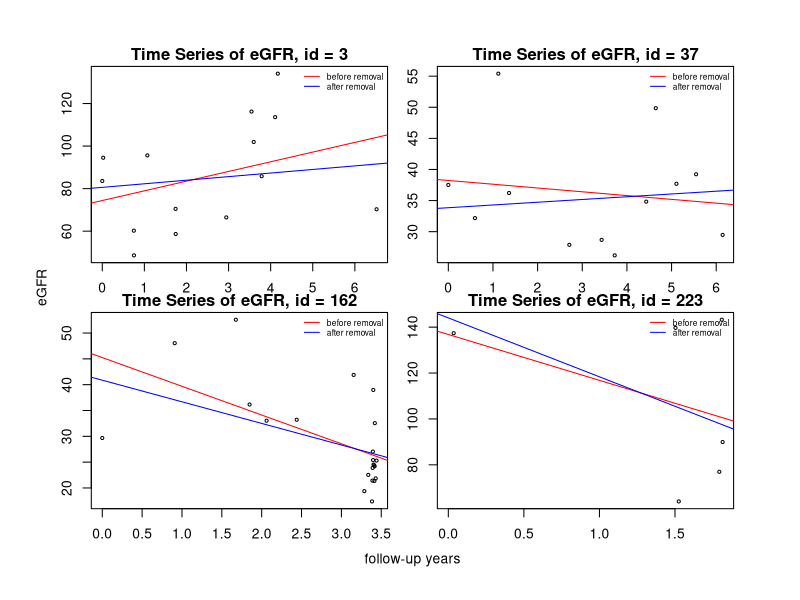
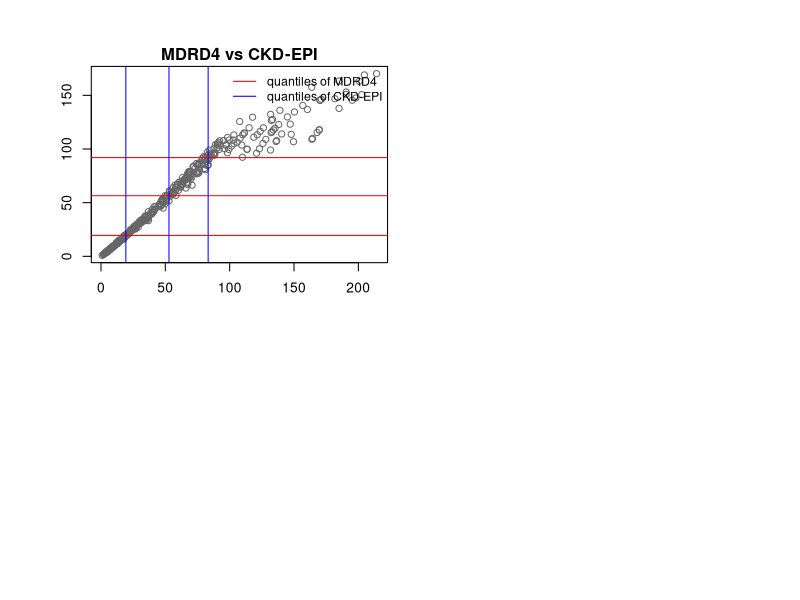
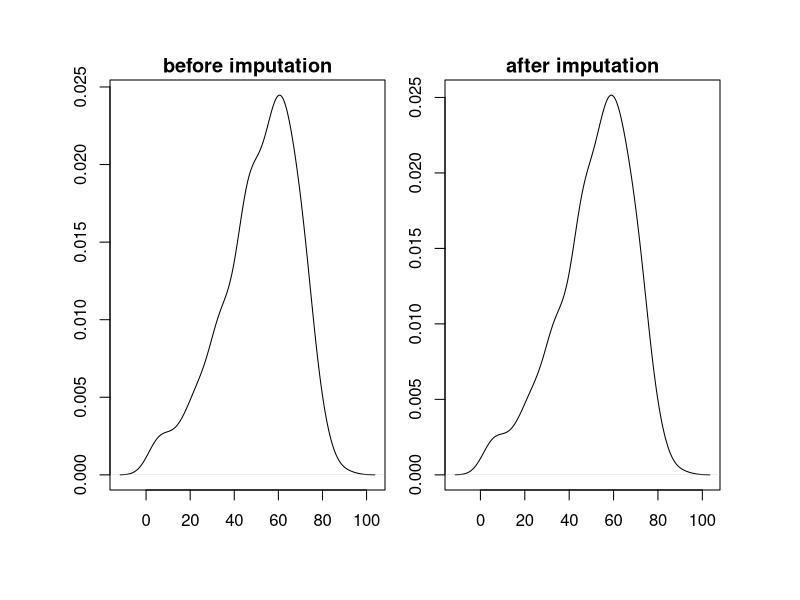
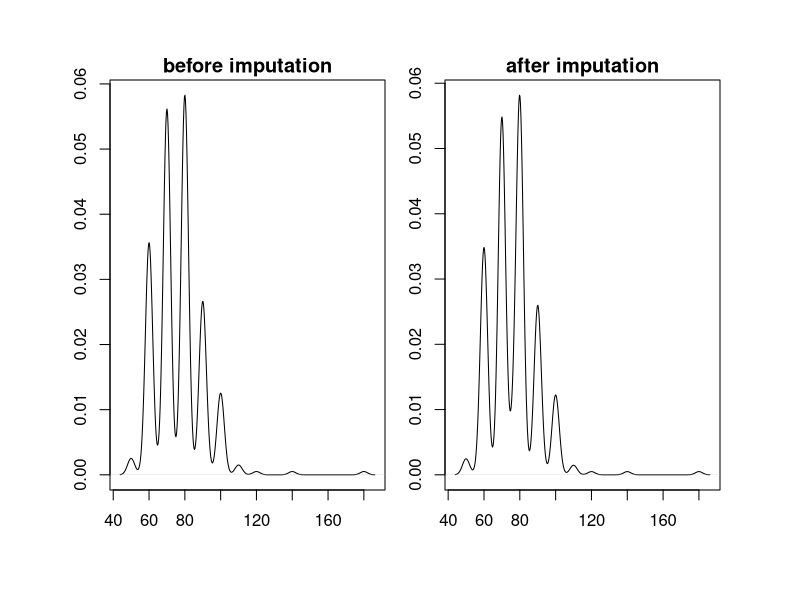
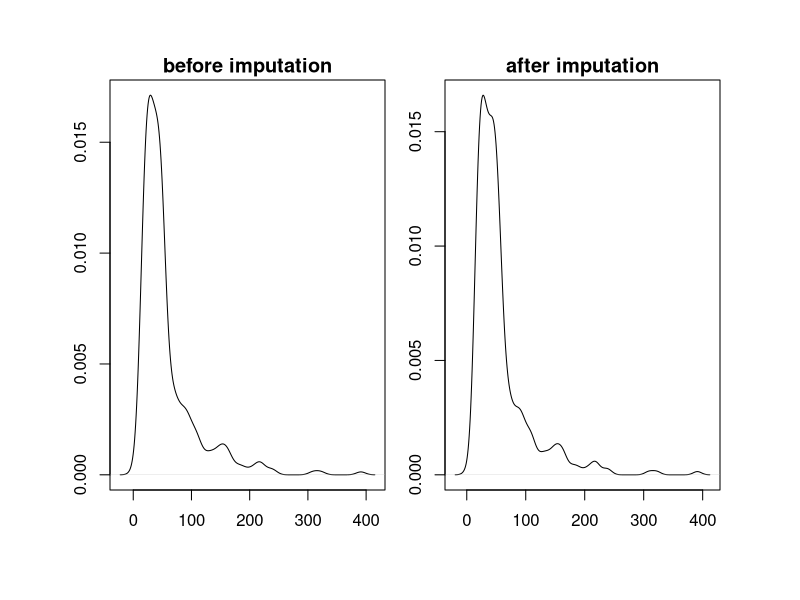
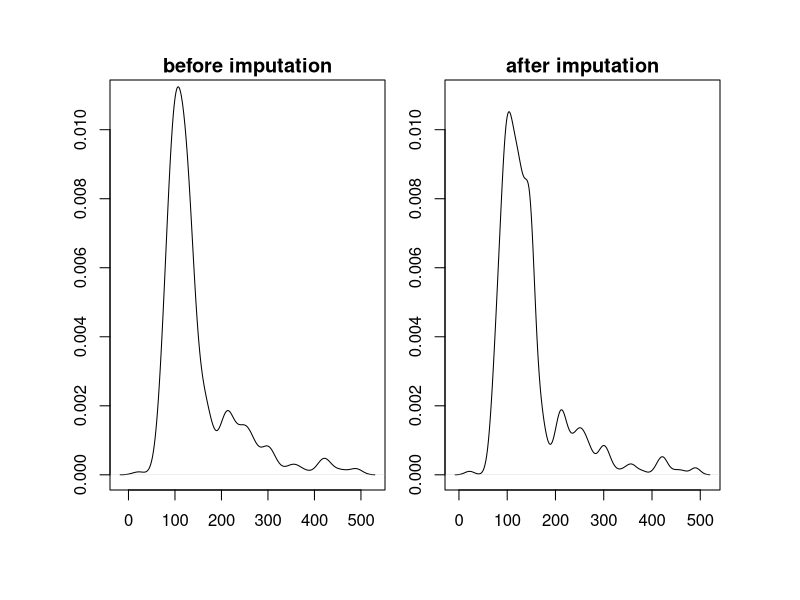
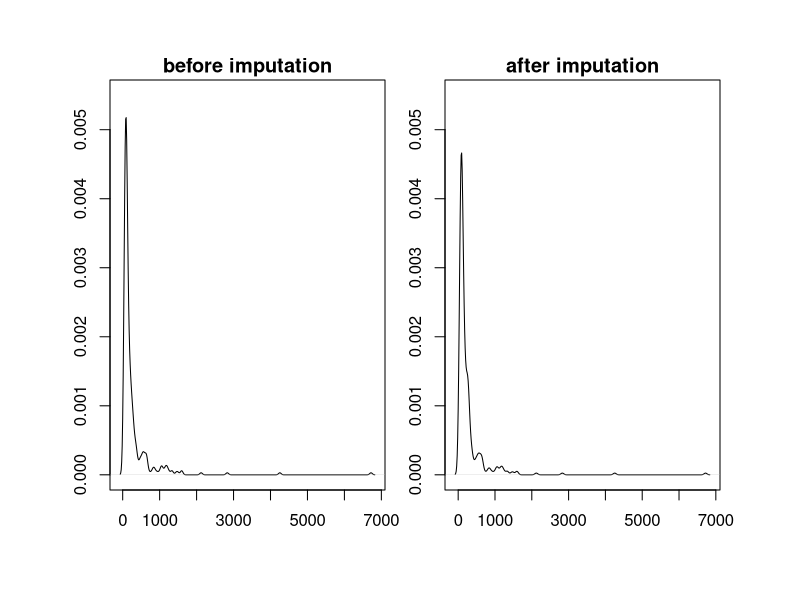
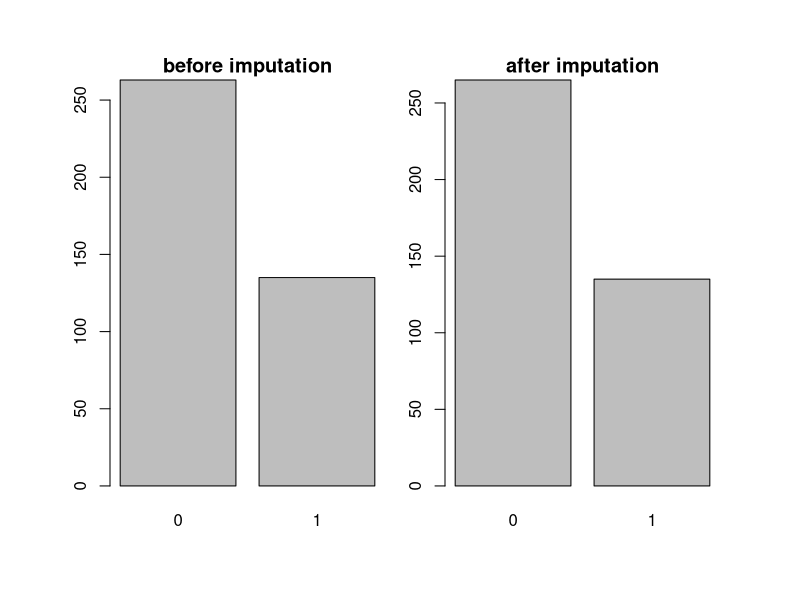

Here is the R script that generated these plots, in order:
## ---- chunk 1
knitr::opts_chunk$set(echo=TRUE)
Sys.setlocale("LC_ALL", "English")
library(data.table)
library(dplyr)
library(pROC)
library(caret)
## ---- chunk 2
v1 <- (read.csv("data_assignment1/1_longegfr1.csv"))
v2 <- (read.csv("data_assignment1/1_longegfr2.csv"))

#merging two dataset by id and follow-up years
data <- merge(v1, v2, by = c("id", "fu.years"), 
              by.y = c("ID", "fu.years"), all = TRUE)
data <- setDT(data)

head(data, 10)
## ---- chunk 3
#initialising the vector to contain the average eGFR and length of follow-up
meanegfr <- lengthoffu <- c()
for(i in seq(1:length(unique(data[,id])))){
  #calculating the average eGFR by id
  patientmean <- mean(data[data$id==i]$egfr)
  #calculating the length of follow-up by id
  followup <- max(data[data$id==i]$fu.years)
  #storing into the intialised empty vectors
  meanegfr <- c(meanegfr, patientmean)
  lengthoffu <- c(lengthoffu, followup)
}

#tabulating the average eGFR and length of follow-up
mean.length <- data.frame(id = unique(data[,id]), meanegfr, lengthoffu)

head(mean.length, 10)

#tabulating the number of patients with average eGFR in the given ranges
table(cut(meanegfr, c(0,15,30,60,90, max(meanegfr, na.rm=TRUE))))
#computing the numbers of patients with missing average eGFR
cat("number of patients with missing average eGFR:", sum(is.na(meanegfr)))
## ---- chunk 4
#storing the index that has the average eGFR greater than 90
idx <- c()
for (i in meanegfr){
  if(is.na(i) == FALSE){
    if(i > 90){idx <- c(idx, which(meanegfr == i))}
  }
}

#extracting those selected indexes from above
data90max <- data[id %in% idx]

data90max <- data90max %>%
  # Counting the number of eGFR measurements
  .[, no.eGFR := NROW(egfr), by = id] %>%
  # Computing the average eGFR by id
  .[, average.eGFR := mean(egfr, na.rm = TRUE), by = id] %>%
  group_by(id) %>%
  # Computing the time of last eGFR reading by id
  top_n(1, fu.years) %>% 
  # removing egfr columns
  select(-egfr) 

data90max <- as.data.table(data90max)
#setting orders given by the question
setcolorder(data90max, c("id", "sex", "baseline.age", "average.eGFR",
                         "fu.years", "no.eGFR"))

head(data90max, 15)
## ---- chunk 5
par(mfrow = c(2,2), mar = c(1.5,1.5,1.5,1.5), oma = c(4,4,2.5,2.5))
for (i in c(3, 37, 162, 223)){
  #storing new data table that contains the selected id
  patientdata <- data[data$id == i]
  patientdata
  #fiting the time series model of eGFR
  fit1 <- lm(egfr ~ fu.years, data = patientdata)
  #95% confidence interval of the regression coefficients 
  cat("95% confidence interval of fit1 and fit2 when id =", i, "\n")
  print(confint(fit1))
  #removing the extreme eGFR values
  newdata <- patientdata %>% 
    #arranging by ascending order to find the minima and maxima
    arrange(egfr) %>% 
    na.omit() %>%
    #removing the two extreme values
    slice(2:(n() - 1))
  #fiting the time series model of eGFR after removal of extremas
  fit2 <- lm(egfr ~ fu.years, data = newdata)
  #95% confidence interval of the regression coefficients 
  print(confint(fit2))
  #scatter plot and the two fitted line or separate regressions
  #scatter plot
  plot(patientdata$fu.years, patientdata$egfr,
       main = paste("Time Series of eGFR, id =", i), cex = 0.5)
  #fitted lines of the regressions
  abline(fit1, col="red")
  abline(fit2, col="blue")
  legend("topright", legend = c("before removal", "after removal"),
         col = c("red", "blue"), lty = 1, cex = 0.6, bty = "n")
}
title(xlab = "follow-up years",
      ylab = "eGFR",
      outer = TRUE, line = 1)
## ---- chunk 6
scr <- setDT(read.csv("data_assignment1/2_scr.csv"))
summary(scr$scr)

for (i in seq(1:nrow(scr))){
  #we first only consider the values that are not missing
  if (is.na(scr$scr[i])==FALSE){
    # we then consider for the values that are greater than 0.4 * 88.42
    if (scr$scr[i] > min(na.omit(scr$scr)*88.42)){
      # converting from µmol/L to mg/dL
      scr$scr[i] <- scr$scr[i]/88.42
    }
  }
}

summary(scr$scr)
## ---- chunk 7
#computing MDRD4
#removing missing values
scr.mdrd <- scr %>% copy() %>% na.omit() %>%
  #equating into the equation
  .[, mdrd4:= 175 * scr^(-1.154) * age^(-0.203)] %>%
  #special case for sex = Female
  .[, mdrd4:= ifelse(sex == "Female", mdrd4 * 0.742, mdrd4)] %>%
  #special case for ethnic = Black
  .[, mdrd4:= ifelse(ethnic == "Black", mdrd4 * 1.212, mdrd4)]

head(scr.mdrd, 15)
## ---- chunk 8
#computing CKD_EPI
#removing missing values
scr.ckd <- scr %>% copy() %>% na.omit() %>%
  #computing the kappa for min and max
  .[, kappa := ifelse(sex=="Female", scr/0.7, scr/0.9)] %>%
  .[, minkappa := ifelse(kappa < 1, kappa, 1)] %>%
  .[, maxkappa := ifelse(kappa > 1, kappa, 1)] %>%
  #equating to the equation based on sex
  .[, ckd.epi := ifelse(sex=="Female",
    141 * (minkappa^(-0.329)) * (maxkappa^(-1.209)) * 
      0.993^(age) * 1.018, 
    141 * (minkappa^(-0.411)) * (maxkappa^(-1.209)) *
      0.993^(age))] %>%
  #special case for ethnic = Black
  .[, ckd.epi:= ifelse(ethnic == "Black", ckd.epi*1.159, ckd.epi)]

head(scr.ckd, 15)
## ---- chunk 9
#computing mean and standard deviation of MDRD4
cat("The mean of MDRD4 :", 
    round(mean(scr.mdrd$mdrd4, na.rm = TRUE), 2), 
    "| The standard deviation of MDRD4 :", 
    round(sd(scr.mdrd$mdrd4, na.rm = TRUE),2),
    "\n")
#computing mean and standard deviation of CKD-EPI
cat("The mean of CKD-EPI :", 
    round(mean(scr.ckd$ckd.epi, na.rm = TRUE),2), 
    "| The standard deviation of CKD-EPI :", 
    round(sd(scr.ckd$ckd.epi, na.rm = TRUE),2),
    "\n")

#computing the correlation between MDRD4 and CKD-EPI
cat("The Pearson correlation coefficient is " ,
    round(cor(scr.mdrd$mdrd4, scr.ckd$ckd.epi),2))
## ---- chunk 10
#computing the quantities according to strata of MDRD4
table(cut(scr.mdrd$mdrd4, c(0, 60, 90, max(scr.mdrd$mdrd4, na.rm = TRUE))))
#defining the index for each strata
idx1 <- which(cut(scr.mdrd$mdrd4, 
                  c(0, 60, 90, max(scr.mdrd$mdrd4, na.rm = TRUE)))=="(0,60]")
idx2 <- which(cut(scr.mdrd$mdrd4, 
                  c(0, 60, 90, max(scr.mdrd$mdrd4, na.rm = TRUE)))=="(60,90]")
idx3 <- which(cut(scr.mdrd$mdrd4, 
                  c(0, 60, 90, max(scr.mdrd$mdrd4, na.rm = TRUE)))==
                paste0("(90,", floor(max(scr.mdrd$mdrd4, na.rm = TRUE)), "]"))
## ---- chunk 11
#computing the mean and standard deviation of each strata of MDRD4
cat("(0,60] strata of MDRD4\n", "mean:", 
    round(mean(scr.mdrd$mdrd4[idx1], na.rm = TRUE), 2), 
    "| standard deviation:", round(sd(scr.mdrd$mdrd4[idx1], na.rm = TRUE),2),
    "\n")

cat("(60,90] strata of MDRD4\n", "mean:", 
    round(mean(scr.mdrd$mdrd4[idx2], na.rm = TRUE), 2), 
    "| standard deviation:", round(sd(scr.mdrd$mdrd4[idx2], na.rm = TRUE),2),
    "\n")

cat(paste0("(90,", floor(max(scr.mdrd$mdrd4, na.rm = TRUE)), 
           "] strata of MDRD4\n"), 
    "mean:", round(mean(scr.mdrd$mdrd4[idx3], na.rm = TRUE), 2), 
    "| standard deviation:", round(sd(scr.mdrd$mdrd4[idx3], na.rm = TRUE),2),
    "\n")
## ---- chunk 12
#computing the quantiles for MDRD4
firstmdrd <- quantile(scr.mdrd$mdrd4)[2]
secondmdrd <- quantile(scr.mdrd$mdrd4)[3]
thirdmdrd <- quantile(scr.mdrd$mdrd4)[4]

#computing the quantiles for CKD-EPI
firstckd <- quantile(scr.ckd$ckd.epi)[2]
secondckd <- quantile(scr.ckd$ckd.epi)[3]
thirdckd <- quantile(scr.ckd$ckd.epi)[4]

#scatter plot of MDRD vs CKD-EPI
plot(scr.mdrd$mdrd4, scr.ckd$ckd.epi,
     main = "MDRD4 vs CKD-EPI", xlab="MDRD4", ylab = "CKD-EPI", col = "grey40")

#adding the quantiles of MDRD4
abline(h = firstckd, col = "red")
abline(h = secondckd, col = "red")
abline(h = thirdckd, col = "red")

#adding the quantiles of CKD-EPI
abline(v = firstmdrd, col = "blue")
abline(v = secondmdrd, col = "blue")
abline(v = thirdmdrd, col = "blue")

legend("topright", legend = c("quantiles of MDRD4", "quantiles of CKD-EPI"),
         col = c("red", "blue"), lty = 1, cex = 0.9, bty = "n")

## ---- chunk 13
cohort <- read.csv("data_assignment1/3_cohort.csv")
lab1 <- read.csv("data_assignment1/3_lab1.csv")
linker <- read.csv("data_assignment1/3_linker.csv")

#merging lab1 with linker based on LABID
cohort.dt <- merge(linker, lab1, by = "LABID", all = TRUE)
#merging cohort and lab1 using linker based on id
cohort.dt <- setDT(merge(cohort, cohort.dt, by = c("id"), 
                         sort = FALSE, all = TRUE))

#converting albumin field to a factor with ordering
# cohort.dt[, diabetes := factor(diabetes)]
cohort.dt[, albumin := factor(albumin, levels = c("normo", "micro", "macro"))]
levels(cohort.dt$albumin) <- c(1, 2, 3)

head(cohort.dt, 10)
## ---- chunk 14
                 #assertive check of the id field
assertcheck <- c(identical(cohort.dt$id, linker$id),
                 identical(cohort.dt$id, cohort$id),
                 #assertive check of the year of birth field
                 identical(cohort.dt$yob.x, cohort$yob),
                 identical(cohort.dt$yob.y, cohort$yob),
                 identical(cohort.dt$yob.x, lab1$yob),
                 identical(cohort.dt$yob.y, lab1$yob),
                 #assertive check of the LABID field
                 identical(cohort.dt$LABID, lab1$LABID),
                 identical(cohort.dt$LABID, linker$LABID))

cat("Out of 8 assertive checks, we have", sum(assertcheck), "passed")
## ---- chunk 15
cohort.dt <- cohort.dt %>% 
  #ensuring only one year of birth field
  .[, !"yob.y"] %>% 
  #removing LABID field
  .[, !"LABID"] %>% 
  rename(yob = yob.x)

head(cohort.dt, 10)
## ---- chunk 16
#imputation of the missing value for age
cohort.impute <- cohort.dt %>% copy() %>%
  .[, yob := floor(yob)] %>%
  .[, age := ifelse(is.na(age), 2022 - yob, age)]

#defining function for mean imputation
impute.to.mean <- function(x) {
  #check if numeric/integer columns
  if (is.numeric(x) || is.integer(x)){
    #find which values are missing
    na.idx <- is.na(x)
    #replace NAs with the mean values
    x[na.idx] <- mean(x, na.rm = TRUE)
    }#return the vector with imputed values
  return(x)
}
#performing mean imputation
numcols <- c("bp", "urea", "creatinine", "glucose")
# numcols <- cohort.impute %>% select_if(is.numeric) %>% colnames
cohort.impute <- cohort.impute %>%
  .[, (numcols) := lapply(.SD, impute.to.mean), .SDcols = numcols]

#defining a function to compute the mode
getmode <- function(v) {
   uniqv <- unique(v)
   uniqv[which.max(tabulate(match(v, uniqv)))]
}
#computing the mode of albumin
mode <- names(which.max(table(cohort.dt[, albumin])))

#imputation for categorical variables
cohort.impute <- cohort.impute %>%
  #imputation for diabetes
  .[, diabetes := ifelse(is.na(diabetes), 
                       getmode(cohort.dt$diabetes), 
                       diabetes)] %>%
  #imputation for albumin
  .[is.na(albumin), albumin := names(which.max(table(cohort.dt[, albumin])))]

head(cohort.impute, 55)
## ---- chunk 17
par(mfrow=c(1, 2))
plot(density(cohort.dt$age, na.rm = TRUE), main = "before imputation",
     xlab = "age")
plot(density(cohort.impute$age), main = "after imputation", xlab = "age")
## ---- chunk 18
par(mfrow=c(1, 2))
plot(density(cohort.dt$bp, na.rm = TRUE), main = "before imputation",
     xlab = "Blood Pressure")
plot(density(cohort.impute$bp), main = "after imputation",
     xlab = "Blood Pressure")
## ---- chunk 19
par(mfrow=c(1, 2))
plot(density(cohort.dt$urea, na.rm = TRUE), main = "before imputation", xlab = "Urea")
plot(density(cohort.impute$urea), main = "after imputation", xlab = "Urea")
## ---- chunk 20
par(mfrow=c(1, 2))
plot(density(cohort.dt$glucose, na.rm = TRUE), main = "before imputation",
     xlab = "Glucose", ylim=c(0,0.011))
plot(density(cohort.impute$glucose), main = "after imputation",
     xlab = "Glucose", ylim=c(0,0.011))
## ---- chunk 21
par(mfrow=c(1, 2))
plot(density(cohort.dt$creatinine, na.rm = TRUE), main = "before imputation",
     xlab = "Creatinine", ylim = c(0, 0.0055))
plot(density(cohort.impute$creatinine), main = "after imputation",
     xlab = "Creatinine", ylim = c(0, 0.0055))
## ---- chunk 22
par(mfrow=c(1, 2))
plot(factor(na.omit(cohort.dt$diabetes)), main = "before imputation", xlab = "Diabetes")
plot(factor(cohort.impute$diabetes), main = "after imputation", xlab = "Diabetes")
## ---- chunk 23
par(mfrow=c(1, 2))
plot(na.omit(cohort.dt$albumin), main = "before imputation",
     xlab = "Albumin", ylim = c(0, 250))
plot(cohort.impute$albumin, main = "after imputation",
     xlab = "Albumin", ylim = c(0, 250))
## ---- chunk 24
#computing the boxplot of diabetes against each continuous variables
par(mfrow=c(1, 5))
boxplot(age ~ diabetes, data = cohort.impute, main = "Age")
boxplot(bp ~ diabetes, data = cohort.impute, main = "Blood Pressure")
boxplot(urea ~ diabetes, data = cohort.impute, main = "Urea")
boxplot(creatinine ~ diabetes, data = cohort.impute, main = "Creatinine")
boxplot(glucose ~ diabetes, data = cohort.impute, main = "Glucose")

#removing the outlier in creatinine
par(mfrow=c(1, 1))
boxplot(creatinine ~ diabetes, 
        data = cohort.impute[cohort.impute$creatinine<1500], 
        main = "Creatinine (removed)")
## ---- chunk 25
#computing the table of diabetes against albumin
data.frame(control = table(cohort.impute$albumin[cohort.impute$diabetes==0]), 
           case = table(cohort.impute$albumin[cohort.impute$diabetes==1]))
## ---- chunk 26
#fitting logistic regression with
#response variable : diabetes
#explanatory variables : glucose and urea
fit1 <- glm(diabetes ~ glucose + urea, family = "binomial", data = cohort.impute)
summary(fit1)

#testing the goodness of fit by deriving p-value
signif(pchisq(fit1$null.deviance-fit1$deviance, df = 2, lower.tail = FALSE), 3)
## ---- chunk 27
#fitting logistic regression with
#response variable : diabetes
#explanatory variables : glucose, urea and age
fit2 <- glm(diabetes ~ glucose + urea + age, family = "binomial", data = cohort.impute)
summary(fit2)

#testing the goodness of fit by deriving p-value 
signif(pchisq(fit2$null.deviance - fit2$deviance, df=2, lower.tail=FALSE), 3)
## ---- chunk 28
#likelihood ratio test between two fits
pchisq(fit1$deviance - fit2$deviance, df = 1, lower.tail = FALSE)
## ---- chunk 29
#computing the predicted values for both fits
diabetes.pred1 <- predict(fit1)
diabetes.pred2 <- predict(fit2)

#computing the ROC curve of both fits
roc(cohort.impute$diabetes, diabetes.pred1, plot = TRUE,
    xlim = c(0,1), col = "red")
roc(cohort.impute$diabetes, diabetes.pred2, plot = TRUE, 
    add = TRUE, col = "blue")
legend("topright", legend = c("without third variable", "with third variable"),
         col = c("red", "blue"), lty = 1, cex = 0.8, bty = "n")
## ---- chunk 30
invisible({capture.output({
  #setting seed
  set.seed(1)
  
  #defining function to perform cross validation
  glm.cv <- function(formula, data, folds) {
    #initialising list of list to store regression of each fold
    regr.cv <- NULL
    for (f in 1:length(folds)) {
      #computing logistic regression on the training set
      regr.cv[[f]] <- glm(formula, data = data[-folds[[f]], ],
                          family = "binomial")
    }
    #returning the regression outputs
    return(regr.cv)
  }
  #initialising number of folds
  num.folds <- 10
  folds <- createFolds(cohort.impute$diabetes, k = num.folds)
  #storing the output of cross validation
  cv.m <- glm.cv(diabetes ~ glucose + urea + age, cohort.impute, folds)
  #initialsing list of list to store prediced values of each fold
  pred.cv <- NULL
  #initalising list to store auc valude of each fold
  auc.cv <- numeric(num.folds)
  for(f in 1:num.folds) {
    test.idx <- folds[[f]]
    #computing the predicted values
    pred.cv[[f]] <- data.frame(obs = cohort.impute$diabetes[test.idx],
                               pred = predict(cv.m[[f]], 
                                              newdata = cohort.impute, 
                                              type = "response")[test.idx])
    #computing the auc value of fold
    auc.cv[f] <- roc(obs ~ pred, data = pred.cv[[f]])$auc
  }
})})
## ---- chunk 31
#computing the mean of AUC of the 10-folds cross validation
round(mean(auc.cv),3)
